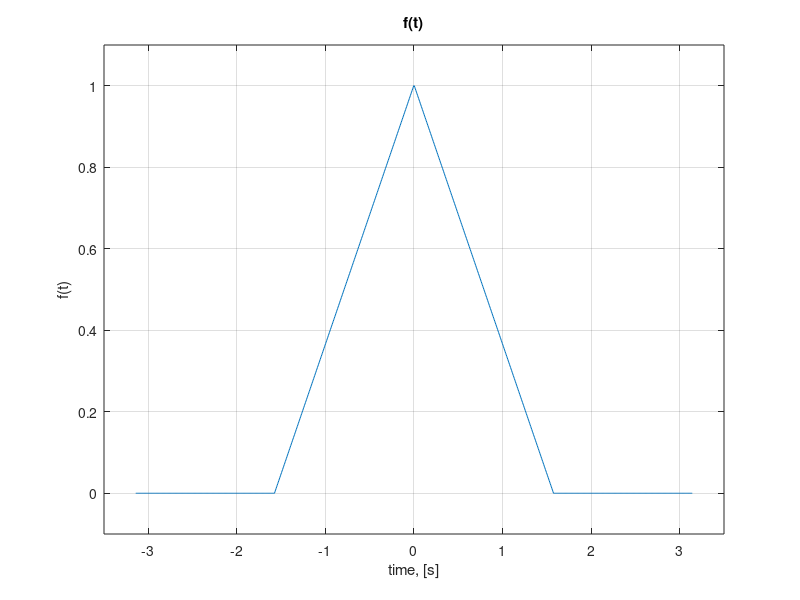
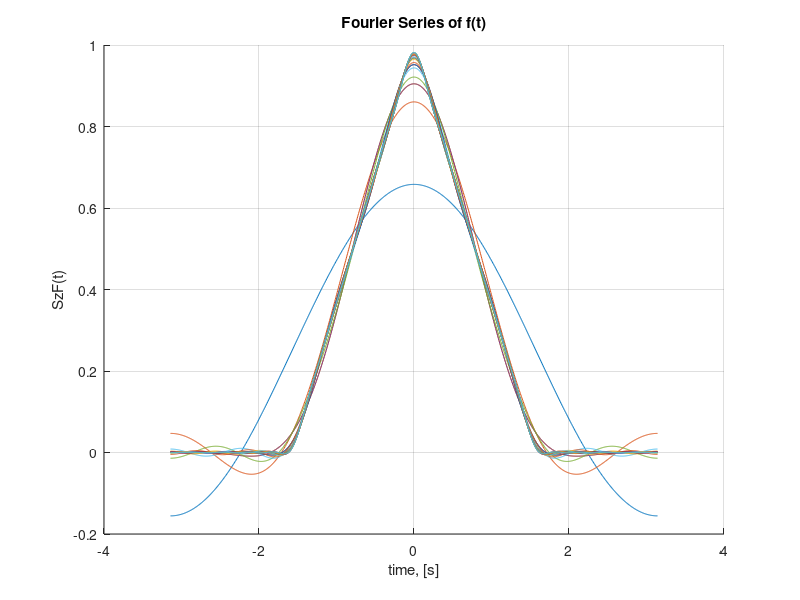
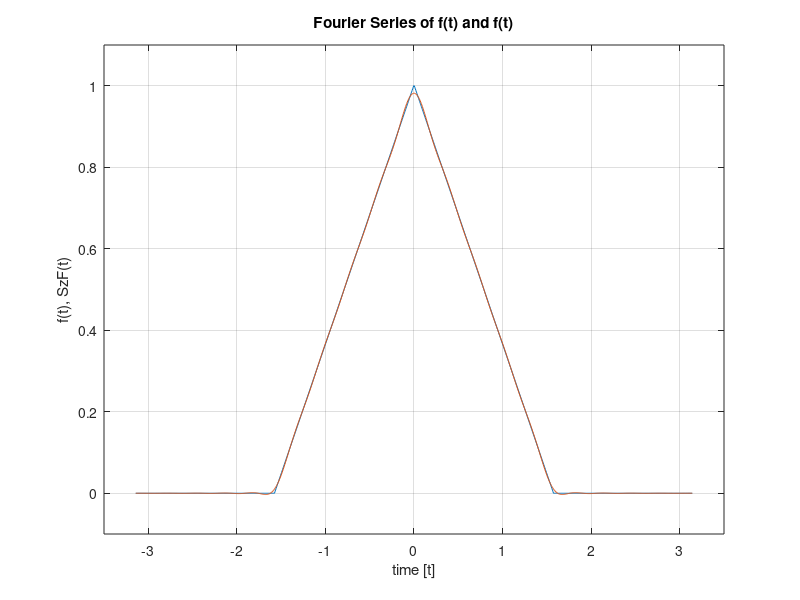
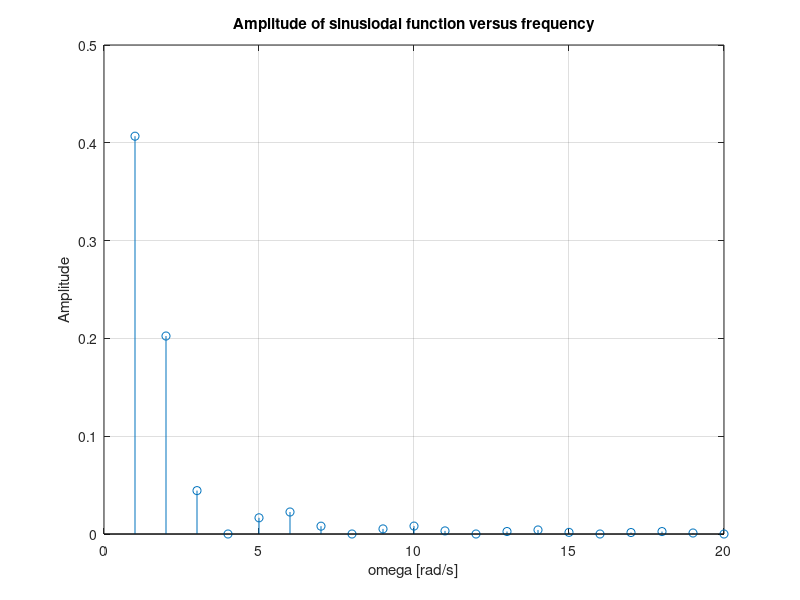

MATLAB code to generate these figures, in order:
clear all;
close all;
clc;

%% Domain

T = 2*pi;        % function period
N = 1024;        % number of samples

dt = T/(N-1);
t = -T/2:dt:T/2; % time moments vector

Max = 20;        % upper sum limit

%% Function creation

rise = (1:1:256)/256;
fall = fliplr(rise);

% hat function
f = [zeros(1,256), rise, fall, zeros(1,256)];

% pulse function
%f = [zeros(1,256), ones(1,512), zeros(1,256)];


% function plotting
figure(1);
plot(t,f);
grid on;
title('f(t)');
xlabel('time, [s]');
ylabel('f(t)');
axis([-3.5 3.5 -0.1 1.1]);

%% Real Fourier Series

figure(2);
hold on;
grid on;
title('Fourier Series of f(t)');
xlabel('time, [s]');
ylabel('SzF(t)');

A0 = 2/T*sum(f.*dt);
SzF = A0/2;

for k=1:Max
    
    A(k) = 2/T*sum(f.*cos(2*pi/T*k*t).*dt);
    B(k) = 2/T*sum(f.*sin(2*pi/T*k*t).*dt);
    SzF = SzF + A(k)*cos(2*pi/T*k*t) + B(k)*sin(2*pi/T*k*t);
    
    plot(t,SzF);
    pause(0.1);
    
end

figure(3);
plot(t,f);
grid on;
hold on;
plot(t,SzF);
axis([-3.5 3.5 -0.1 1.1]);
title('Fourier Series of f(t) and f(t)');
xlabel('time [t]');
ylabel('f(t), SzF(t)');
%% Amplitudes and phases of harmonics

Amp = sqrt(A.^2+B.^2);
Phase = atan(B./A);
omega = [2*pi/T*(1:1:Max)];

figure(4);
stem(omega, Amp);
title('Amplitude of sinusiodal function versus frequency');
xlabel('omega [rad/s]');
ylabel('Amplitude');
grid on;

figure(5);
stem(omega, Phase);
title('Phase of sinusiodal function versus frequency');
xlabel('omega [rad/s]');
ylabel('Phase [rad]');
grid on;

%% Function reconstruction using harmonics

SzF = A0/2;

for k=1:Max
    
    SzF = SzF + Amp(k)*sin(2*pi/T*k*t + Phase(k)+pi/2);
    
end

figure(6);
plot(t,f);
grid on;
title('Sum of harmonics and f(t)');
xlabel('time, [s]');
ylabel('f(t), Szf(t)');
axis([-3.5 3.5 -0.1 1.1]);
hold on;
plot(t,SzF);
